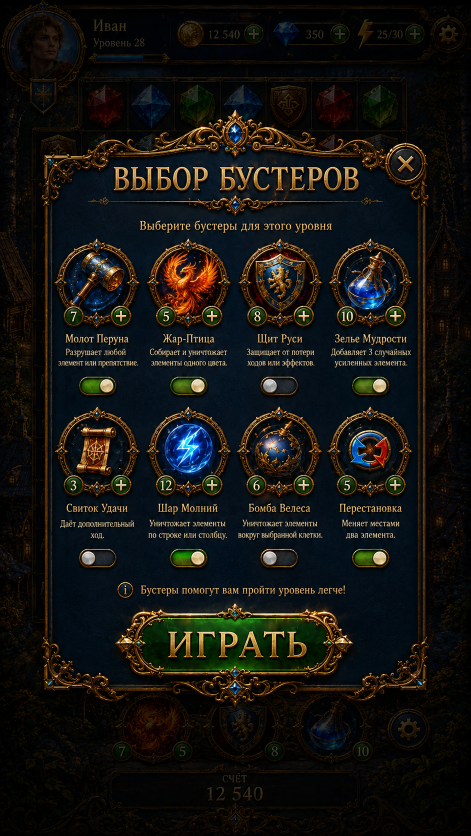
#> input picture ProjectDocs/AI/BoosterSelectionReferenceRebuild/R1/Sources/OriginalReference.png, 941 x 1672 px, given in place of DailyReward.png, which was not available (shown at 1/2 size)
$ python PrepareAssets.py
#> lines starting #> are read from the running program, lines starting #| are printed output that depends on the picture; after the words box and inside, x2 and y2 are one past the last pixel; in counts of white or black regions, pixels touching at a corner belong together; pictures that were not available may be replaced by others from this repository, and a replacement may not be noted
from pathlib import Path
from PIL import Image,ImageDraw,ImageChops
import json,hashlib,uuid
b=Path(__file__).resolve().parent
old=b.parents[1]/'R1/Sources'
out=Path('Assets/LegendsOfRus/Resources/ProductionUI/DailyRewardAligned')
src=Image.open('Assets/LegendsOfRus/Resources/DesignScreens/DailyReward.png').convert('RGBA')
records={}
def save(name,im,method):
 p=out/(name+'.png');im.save(p)
 meta=p.with_suffix('.png.meta')
 if not meta.exists():
  template=(out/'back_r2.png.meta').read_text();guid=next(x for x in template.splitlines() if x.startswith('guid:'))
  meta.write_text(template.replace(guid,'guid: '+uuid.uuid4().hex))
 records[name]={'sha256':hashlib.sha256(p.read_bytes()).hexdigest(),'size':im.size,'method':method}
claim=src.crop((39,659,246,723))
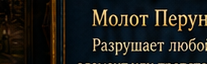
#> claim: PIL image 207x64 RGBA; mean R, G, B, A 28.3, 28.9, 26.1, 255
a=Image.open(b/'Scenario/claim/booster_medallion_trial01.png').convert('RGBA').getchannel('A').resize(claim.size,Image.Resampling.LANCZOS)
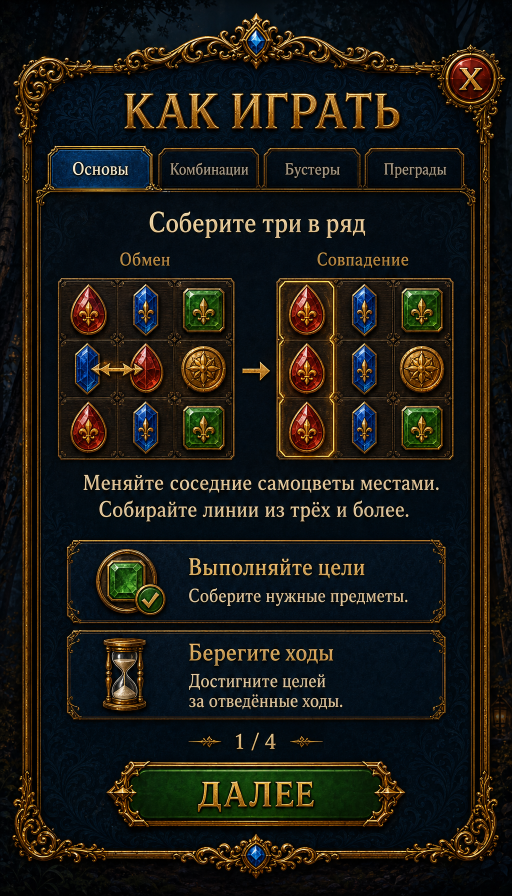
#> input picture ProjectDocs/AI/TutorialStyleAlignment/DesignR2/Scenario/booster_medallion_trial01.png, 1024 x 1792 px, found by its file name (shown at 1/2 size)
#> a: PIL image 207x64 L; every value is 255
# Remove adjacent card sides retained by segmentation. Keep opaque emerald button face.
outline=Image.new('L',claim.size);ImageDraw.Draw(outline).polygon([(0,34),(12,25),(20,10),(29,2),(178,2),(187,11),(196,25),(206,34),(193,42),(184,58),(176,62),(30,62),(20,56),(12,43)],fill=255)
#> after `outline = Image.new('L', claim.size)`: outline: PIL image 207x64 L; every value is 0
#> after `ImageDraw.Draw(outline).polygon([(0, 34), (12, 25), (20, 10), (29, 2),`:
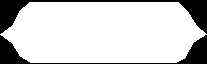
#> outline: PIL image 207x64 L; 81.3% white; 2 black regions, box (x1, y1, x2, y2) and area: (0, 0, 207, 34) 1393, (0, 35, 207, 64) 1086
a=ImageChops.multiply(a,outline);ImageDraw.Draw(a).polygon([(28,13),(178,13),(190,31),(179,52),(28,52),(17,33)],fill=255)
claim.putalpha(a);save('claim_ru_r4',claim,'Original crop [39,659,246,723] RGB, Scenario Pixa alpha with adjacent card rails excluded; original ПОЛУЧИТЬ lettering retained.')
#> after `claim.putalpha(a)`:
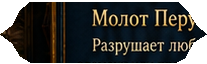
#> claim: PIL image 207x64 RGBA; mean R, G, B, A 28.3, 28.9, 26.1, 207.3; transparent parts drawn white
#> (the run stopped early here; a loop or call above may not have finished)
